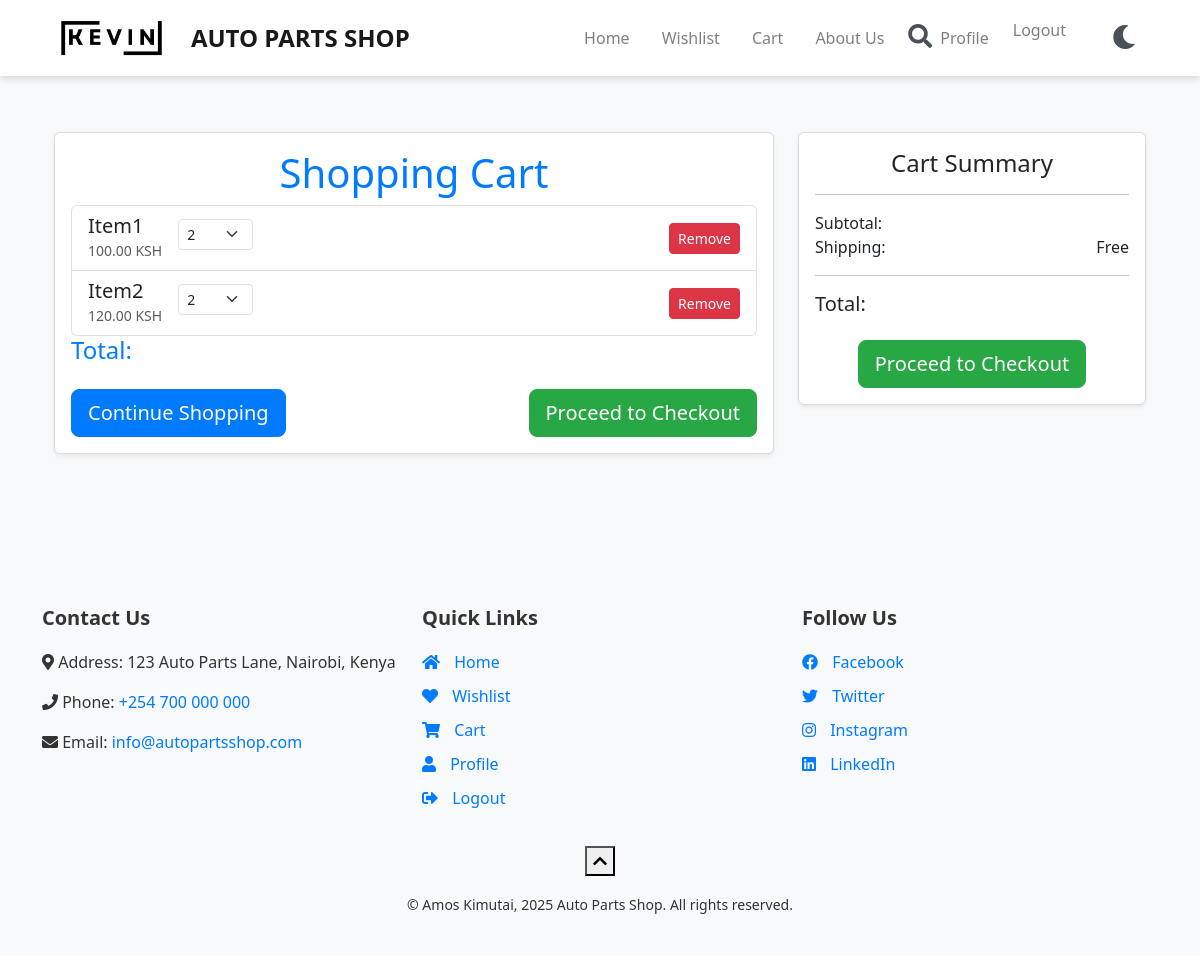
The app's page /cart/ (signed in), older data.
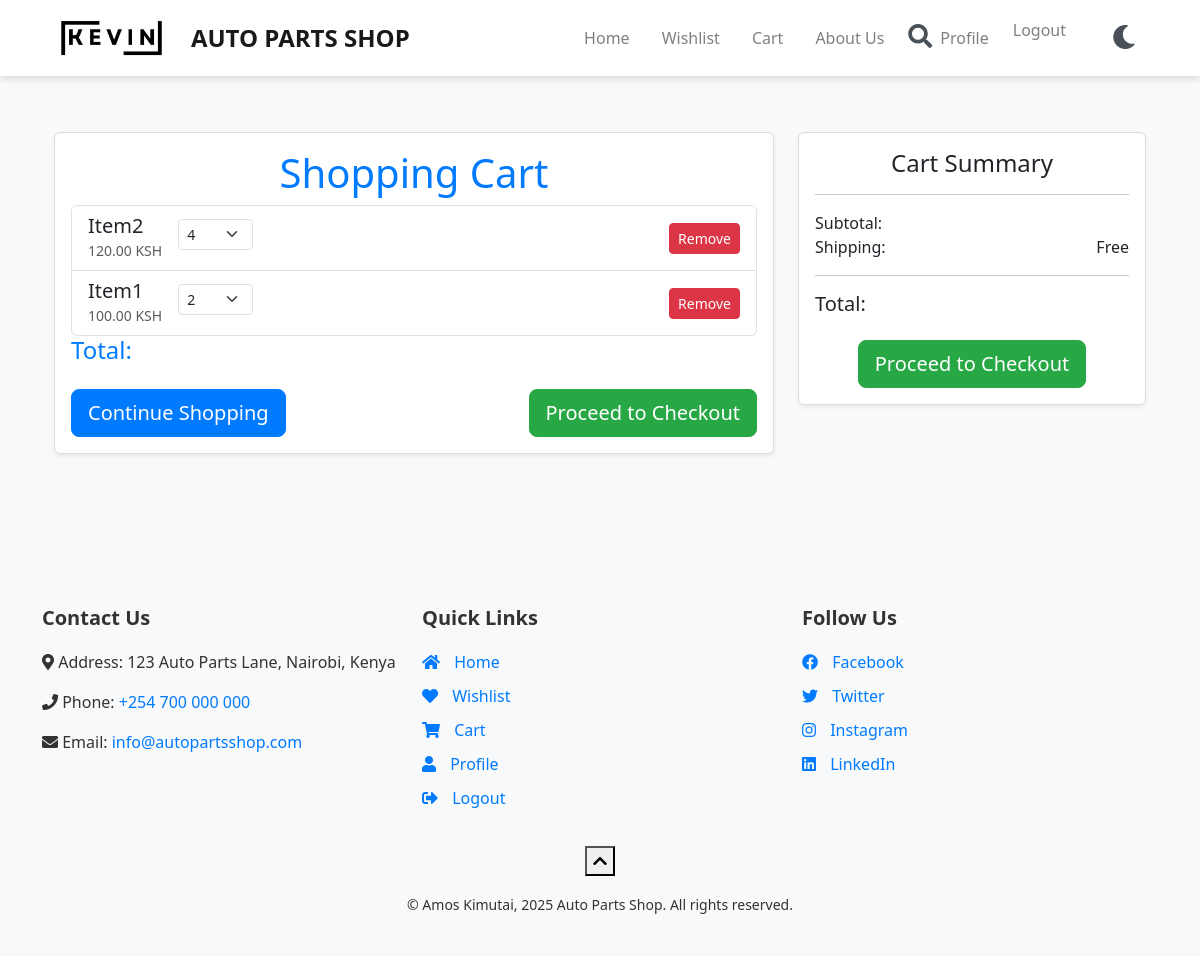
The same page, newer data.
### core/models.py (models this page shows, shortened)
class CartItem(models.Model):
    cart = models.ForeignKey(Cart, on_delete=models.CASCADE, related_name='items')
    part = models.ForeignKey(Part, on_delete=models.CASCADE)
    quantity = models.IntegerField(default=1)

class Part(models.Model):
    name = models.CharField(max_length=100)
    category = models.ForeignKey(Category, on_delete=models.CASCADE)
    description = models.TextField(blank=True, null=True)
    price = models.DecimalField(max_digits=10, decimal_places=2)
    stock = models.IntegerField()
    image = models.ImageField(upload_to='parts/', null=True, blank=True)
    currency = models.CharField(max_length=3, default='KES')

### core/views.py (the view)
# urls.py: path('cart/', views.view_cart, name='view_cart'),
@login_required
def view_cart(request):
    cart, created = Cart.objects.get_or_create(user=request.user)
    items = CartItem.objects.filter(cart=cart)
    return render(request, 'core/view_cart.html', {'items': items})

### core/templates/core/view_cart.html (shortened to what this page needs)
{% extends 'base.html' %}
{% block content %}
<div class="container py-5">
    <div class="row">
        <div class="col-lg-8">
            <div class="card shadow-sm mb-4">
                <div class="card-body">
                    <h1 class="card-title text-center text-primary">Shopping Cart</h1>
                    {% if items %}
                    <ul class="list-group">
                        {% for item in items %}
                        <li class="list-group-item d-flex justify-content-between align-items-center">
                            <div class="d-flex align-items-center">
                                <div>
                                    <h5 class="mb-0">{{ item.part.name }}</h5>
                                    <small class="text-muted">{{ item.part.price }} {{ item.part.currency }}</small>
                                </div>
                                <div class="ms-3">
                                    <label>
                                        <select class="form-select form-select-sm" onchange="updateQuantity({{ item.id }}, this.value)">
                                            <option value="2" {% if item.quantity == 2 %}selected{% endif %}>2</option>
                                            <option value="4" {% if item.quantity == 4 %}selected{% endif %}>4</option>
                                        </select>
                                    </label>
                                </div>
                            </div>
                            <div>
                                <a href="{% url 'remove_from_cart' item.id %}" class="btn btn-danger btn-sm" title="Remove" aria-label="Remove">
                                     Remove
                                </a>
                            </div>
                        </li>
                        {% endfor %}
                    </ul>
                    <div class="d-flex justify-content-between align-items-center mb-4">
                        <h4 class="mb-0 text-primary">Total: </h4>
                    </div>
                    <div class="d-flex justify-content-between">
                        <a href="{% url 'index' %}" class="btn btn-primary btn-lg">Continue Shopping</a>
                        <a href="{% url 'order_summary' %}" class="btn btn-success btn-lg">Proceed to Checkout</a>
                    </div>
                    {% else %}
                        <p class="text-center">Your cart is empty. Start adding items to it!</p>
                    {% endif %}
                </div>
            </div>
        </div>
        <div class="col-lg-4">
            <div class="card shadow-sm">
                <div class="card-body">
                    <h4 class="card-title text-center">Cart Summary</h4>
                    <hr>
                    <div class="d-flex justify-content-between">
                        <p class="mb-0">Subtotal:</p>
                    </div>
                    <div class="d-flex justify-content-between">
                        <p class="mb-0">Shipping:</p>
                        <p class="mb-0">Free</p>
                    </div>
                    <hr>
                    <div class="d-flex justify-content-between">
                        <h5 class="mb-0">Total:</h5>
                    </div>
                    <div class="d-flex justify-content-center mt-4">
                        <a href="{% url 'order_summary' %}" class="btn btn-success btn-lg">Proceed to Checkout</a>
                    </div>
                </div>
            </div>
        </div>
    </div>
</div>
{% endblock %}

### core/templates/base.html (shortened to what this page needs)
{% load static %}
<!DOCTYPE html>
<html lang="en" data-theme="{% if request.COOKIES.theme == 'dark' %}dark{% endif %}">
<head>
    <link rel="stylesheet" href="https://cdnjs.cloudflare.com/ajax/libs/font-awesome/5.15.3/css/all.min.css">
    <link rel="stylesheet" href="https://stackpath.bootstrapcdn.com/bootstrap/4.5.2/css/bootstrap.min.css">
    <link rel="stylesheet" href="https://cdnjs.cloudflare.com/ajax/libs/font-awesome/5.15.4/css/all.min.css">
    <link href="https://cdn.jsdelivr.net/npm/bootstrap@5.3.0-alpha1/dist/css/bootstrap.min.css" rel="stylesheet">
</head>
<body>
    <nav class="navbar navbar-expand-lg navbar-light">
        <div class="container">
            <a class="navbar-brand" href="{% url 'index' %}">
                <img src="{% static 'images/logo.png' %}" alt="Auto Parts Shop Logo">
                Auto Parts Shop
            </a>
            <div class="collapse navbar-collapse" id="navbarNav">
                <ul class="navbar-nav ml-auto">
                    <li class="nav-item"><a class="nav-link" href="{% url 'index' %}">Home</a></li>
                    <li class="nav-item"><a class="nav-link" href="{% url 'wishlist' %}">Wishlist</a></li>
                    <li class="nav-item"><a class="nav-link" href="{% url 'view_cart' %}">Cart</a></li>
                    <li class="nav-item"><a class="nav-link" href="{% url 'about_us' %}">About Us</a></li>
                    <li class="nav-item">
                        <span class="search-icon" id="searchIcon"><i class="fas fa-search"></i></span>
                    </li>
                    {% if user.is_authenticated %}
                        <li class="nav-item"><a class="nav-link" href="{% url 'profile' %}">Profile</a></li>
                        <li class="nav-item">
                            <form method="post" action="{% url 'logout' %}" style="display:inline;">
                                <button type="submit" class="btn btn-link nav-link" style="padding: 0; border: none; background: none;">Logout</button>
                            </form>
                        </li>
                    {% else %}
                        <li class="nav-item"><a class="nav-link" href="{% url 'login' %}">Login</a></li>
                        <li class="nav-item"><a class="nav-link" href="{% url 'register' %}">Register</a></li>
                    {% endif %}
                    <li class="nav-item">
                        <button class="theme-toggle" id="themeToggle">
                            <i class="fas fa-moon" id="themeIcon"></i>
                        </button>
                    </li>
                </ul>
            </div>
        </div>
    </nav>
    <div class="container mt-4">
        {% block content %}{% endblock %}
    </div>
    <footer class="footer">
        <div class="container">
            <div class="row">
                <div class="col-md-4">
                    <h5>Contact Us</h5>
                    <p><i class="fas fa-map-marker-alt"></i> Address: 123 Auto Parts Lane, Nairobi, Kenya</p>
                    <p><i class="fas fa-phone"></i> Phone: <a href="tel:+254700000000">+254 700 000 000</a></p>
                    <p><i class="fas fa-envelope"></i> Email: <a href="mailto:info@autopartsshop.com">info@autopartsshop.com</a></p>
                </div>
                <div class="col-md-4">
                    <h5>Quick Links</h5>
                    <ul class="list-unstyled">
                        <li><a href="{% url 'index' %}"><i class="fas fa-home"></i> Home</a></li>
                        <li><a href="{% url 'wishlist' %}"><i class="fas fa-heart"></i> Wishlist</a></li>
                        <li><a href="{% url 'view_cart' %}"><i class="fas fa-shopping-cart"></i> Cart</a></li>
                        {% if user.is_authenticated %}
                            <li><a href="{% url 'profile' %}"><i class="fas fa-user"></i> Profile</a></li>
                            <li><a href="{% url 'logout' %}"><i class="fas fa-sign-out-alt"></i> Logout</a></li>
                        {% else %}
                            <li><a href="{% url 'login' %}"><i class="fas fa-sign-in-alt"></i> Login</a></li>
                            <li><a href="{% url 'register' %}"><i class="fas fa-user-plus"></i> Register</a></li>
                        {% endif %}
                    </ul>
                </div>
                <div class="col-md-4">
                    <h5>Follow Us</h5>
                    <ul class="list-unstyled">
                        <li><a href="https://facebook.com/AutoPartsShop"><i class="fab fa-facebook"></i> Facebook</a></li>
                        <li><a href="https://twitter.com/AutoPartsShop"><i class="fab fa-twitter"></i> Twitter</a></li>
                        <li><a href="https://instagram.com/AutoPartsShop"><i class="fab fa-instagram"></i> Instagram</a></li>
                        <li><a href="#"><i class="fab fa-linkedin"></i> LinkedIn</a></li>
                    </ul>
                </div>
                <div class="text-center">
                    <button class="back-to-top" id="backToTopButton"><i class="fas fa-chevron-up"></i></button>
                </div>
            </div>
            <div class="text-center mt-3">
                <small>&copy; Amos Kimutai, 2025 Auto Parts Shop. All rights reserved.</small>
            </div>
        </div>
    </footer>
    <link rel="stylesheet" href="https://code.jquery.com/ui/1.12.1/themes/base/jquery-ui.css">
</body>
</html>

### core/templates/base.html (style rules this page uses)
:root { --background-color: #f8f9fa; --text-color: #333; --navbar-bg: #fff; --navbar-text: #495057; --navbar-link-hover: #007bff; --footer-bg: #f8f9fa; --footer-text: #333; --footer-link: #007bff; --footer-link-hover: #0056b3; --button-bg: #007bff; --button-hover: #0056b3; }
body { font-family: 'Segoe UI', Tahoma, Geneva, Verdana, sans-serif; background-color: var(--background-color); color: var(--text-color); transition: background-color 0.3s, color 0.3s; padding-top: 60px; }
.navbar { background-color: var(--navbar-bg); box-shadow: 0 4px 6px rgba(0, 0, 0, 0.1); padding: 0.5rem 1rem; transition: background-color 0.3s; position: fixed; top: 0; left: 0; width: 100%; z-index: 1030; }
.navbar-brand { font-size: 1.5rem; font-weight: bold; display: flex; align-items: center; color: var(--navbar-text); text-transform: uppercase; }
.navbar-brand img { margin-right: 10px; height: 50px; }
.nav-item .nav-link { color: var(--navbar-text); font-weight: 500; margin-right: 1em; transition: color 0.3s ease; }
.navbar-nav { padding: 0.5rem 1rem; margin-top: 0; margin-bottom: 0; }
.footer { background-color: var(--footer-bg); color: var(--footer-text); padding: 40px 0; margin-top: 40px; transition: background-color 0.3s, color 0.3s; }
.footer a { color: var(--footer-link); text-decoration: none; transition: color 0.3s ease; }
.footer h5 { margin-bottom: 20px; font-weight: bold; }
.footer ul { list-style: none; padding-left: 0; }
.footer ul li { margin-bottom: 10px; }
.footer ul li i { margin-right: 10px; }
.footer .col-md-4 { margin-bottom: 20px; }
.theme-toggle { background: none; border: none; font-size: 1.5em; cursor: pointer; color: var(--navbar-text); margin-left: 1em; }
.search-icon { font-size: 1.5rem; cursor: pointer; color: var(--navbar-text); transition: color 0.3s ease; }

### core/templates/core/view_cart.html (style rules this page uses)
.text-primary { color: #007bff !important; }
.btn-primary { background-color: #007bff; border-color: #007bff; }
.btn-danger { background-color: #dc3545; border-color: #dc3545; }
.btn-success { background-color: #28a745; border-color: #28a745; }
.form-select { width: 75px; }
.card { border: 1px solid #ddd; }

Row changes from the older to the newer data that the page shows:
removed CartItem: part.name "Item2", part.price "120.00", part.currency "KSH", quantity+id "2"
added CartItem: part.name "Item2", part.price "120.00", part.currency "KSH", quantity+id "4"
